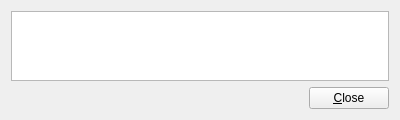
<?xml version="1.0" encoding="UTF-8"?>
<ui version="4.0">
 <class>RgRevealKernelNameDialog</class>
 <widget class="QWidget" name="rgRevealKernelNameDialog">
  <property name="geometry">
   <rect>
    <x>0</x>
    <y>0</y>
    <width>400</width>
    <height>120</height>
   </rect>
  </property>
  <property name="windowTitle">
   <string>Kernel Name</string>
  </property>
  <layout class="QVBoxLayout" name="verticalLayout">
   <item>
    <widget class="QPlainTextEdit" name="kernelNameTextEdit">
     <property name="readOnly">
      <bool>true</bool>
     </property>
     <property name="lineWrapMode">
      <enum>QPlainTextEdit::WidgetWidth</enum>
     </property>
    </widget>
   </item>
   <item>
    <layout class="QHBoxLayout" name="horizontalLayout">
     <item>
      <spacer name="horizontalSpacer">
       <property name="orientation">
        <enum>Qt::Horizontal</enum>
       </property>
       <property name="sizeHint" stdset="0">
        <size>
         <width>40</width>
         <height>20</height>
        </size>
       </property>
      </spacer>
     </item>
     <item alignment="Qt::AlignRight">
      <widget class="QPushButton" name="closePushButton">
       <property name="cursor">
        <cursorShape>PointingHandCursor</cursorShape>
       </property>
       <property name="text">
        <string>&amp;Close</string>
       </property>
      </widget>
     </item>
    </layout>
   </item>
  </layout>
 </widget>
 <resources/>
 <connections/>
</ui>
